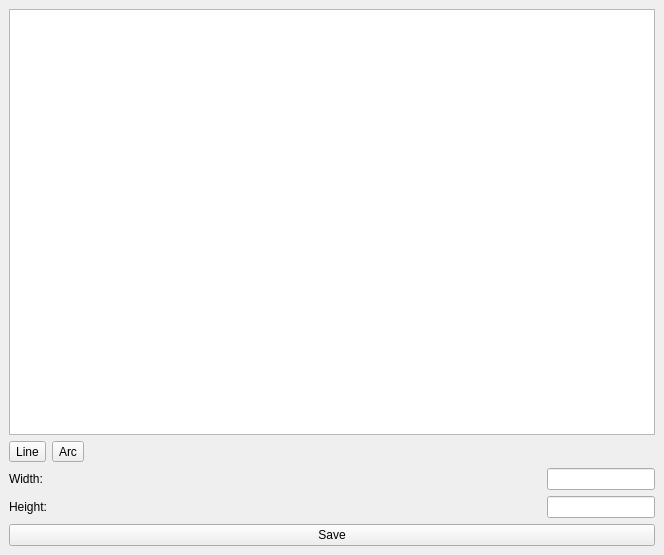
<?xml version="1.0" encoding="UTF-8"?>
<ui version="4.0">
 <class>MapMakerWindow</class>
 <widget class="QMainWindow" name="MapMakerWindow">
  <property name="geometry">
   <rect>
    <x>0</x>
    <y>0</y>
    <width>664</width>
    <height>555</height>
   </rect>
  </property>
  <property name="sizePolicy">
   <sizepolicy hsizetype="Fixed" vsizetype="Preferred">
    <horstretch>0</horstretch>
    <verstretch>0</verstretch>
   </sizepolicy>
  </property>
  <property name="windowTitle">
   <string>Map Maker</string>
  </property>
  <widget class="QWidget" name="centralwidget">
   <layout class="QGridLayout" name="gridLayout">
    <item row="0" column="0">
     <layout class="QVBoxLayout" name="verticalLayout">
      <item>
       <widget class="QGraphicsView" name="gridView"/>
      </item>
      <item>
       <layout class="QHBoxLayout" name="horizontalLayout_4">
        <item>
         <widget class="QToolButton" name="lineButton">
          <property name="text">
           <string>Line</string>
          </property>
         </widget>
        </item>
        <item>
         <widget class="QToolButton" name="arcButton">
          <property name="text">
           <string>Arc</string>
          </property>
         </widget>
        </item>
        <item>
         <spacer name="horizontalSpacer">
          <property name="orientation">
           <enum>Qt::Horizontal</enum>
          </property>
          <property name="sizeHint" stdset="0">
           <size>
            <width>40</width>
            <height>20</height>
           </size>
          </property>
         </spacer>
        </item>
       </layout>
      </item>
      <item>
       <layout class="QHBoxLayout" name="horizontalLayout">
        <item>
         <widget class="QLabel" name="widthLabel">
          <property name="text">
           <string>Width:</string>
          </property>
         </widget>
        </item>
        <item>
         <widget class="QLineEdit" name="widthEntry">
          <property name="sizePolicy">
           <sizepolicy hsizetype="Fixed" vsizetype="Fixed">
            <horstretch>0</horstretch>
            <verstretch>0</verstretch>
           </sizepolicy>
          </property>
         </widget>
        </item>
       </layout>
      </item>
      <item>
       <layout class="QHBoxLayout" name="horizontalLayout_2">
        <item>
         <widget class="QLabel" name="heightLabel">
          <property name="text">
           <string>Height:</string>
          </property>
         </widget>
        </item>
        <item>
         <widget class="QLineEdit" name="heightEntry">
          <property name="sizePolicy">
           <sizepolicy hsizetype="Fixed" vsizetype="Fixed">
            <horstretch>0</horstretch>
            <verstretch>0</verstretch>
           </sizepolicy>
          </property>
         </widget>
        </item>
       </layout>
      </item>
      <item>
       <layout class="QHBoxLayout" name="horizontalLayout_3">
        <item>
         <widget class="QPushButton" name="saveButton">
          <property name="text">
           <string>Save</string>
          </property>
         </widget>
        </item>
       </layout>
      </item>
     </layout>
    </item>
   </layout>
  </widget>
 </widget>
 <resources/>
 <connections/>
</ui>
